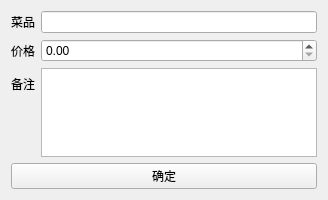
<?xml version="1.0" encoding="UTF-8"?>
<ui version="4.0">
 <class>Form</class>
 <widget class="QWidget" name="Form">
  <property name="geometry">
   <rect>
    <x>0</x>
    <y>0</y>
    <width>328</width>
    <height>200</height>
   </rect>
  </property>
  <property name="windowTitle">
   <string>添加菜品</string>
  </property>
  <layout class="QGridLayout" name="gridLayout">
   <item row="0" column="0">
    <layout class="QVBoxLayout" name="verticalLayout">
     <item>
      <layout class="QFormLayout" name="formLayout">
       <item row="0" column="0">
        <widget class="QLabel" name="label">
         <property name="text">
          <string>菜品</string>
         </property>
        </widget>
       </item>
       <item row="0" column="1">
        <widget class="QLineEdit" name="dish_name"/>
       </item>
       <item row="1" column="0">
        <widget class="QLabel" name="label_2">
         <property name="text">
          <string>价格</string>
         </property>
        </widget>
       </item>
       <item row="1" column="1">
        <widget class="QDoubleSpinBox" name="dish_price">
         <property name="maximum">
          <double>9999.000000000000000</double>
         </property>
        </widget>
       </item>
       <item row="2" column="0">
        <widget class="QLabel" name="label_3">
         <property name="text">
          <string>备注</string>
         </property>
        </widget>
       </item>
       <item row="2" column="1">
        <widget class="QTextEdit" name="dish_remark"/>
       </item>
      </layout>
     </item>
     <item>
      <widget class="QPushButton" name="create_new_dish_btn">
       <property name="text">
        <string>确定</string>
       </property>
      </widget>
     </item>
    </layout>
   </item>
  </layout>
 </widget>
 <resources/>
 <connections/>
</ui>
